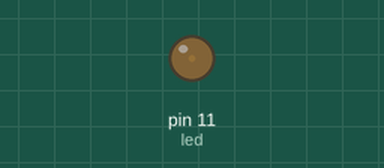
A sketch run on a simulated Arduino Uno, built with avr-gcc and run on an emulated ATmega328P. Parts: output pins drawn as LEDs (lit = HIGH).

Above: at 0.05 s.
At 1.15 s:
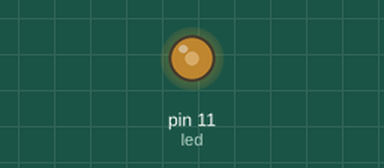
At 2.3 s:
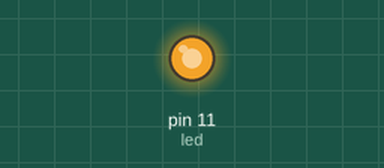
At 4.55 s:
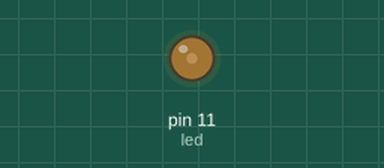
Timing chart, 0 to 6.6 s (numbered marks = the images above):
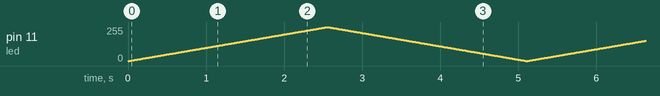

The sketch:

BreathingLight.ino
```cpp
int led = 11;
int brightness = 0;
int delayTime = 10;

void setup() {
  // put your setup code here, to run once:
  pinMode(led, OUTPUT);
}

void loop() {
  // put your main code here, to run repeatedly:
  while(brightness < 255)
  {
    analogWrite(led, brightness);
    delay(delayTime);
    brightness = brightness + 1;
  }
  while(brightness > 0)
  {
    analogWrite(led, brightness);
    delay(delayTime);
    brightness = brightness - 1;
  }

}
```
